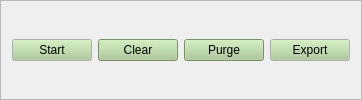
        <widget class="QFrame" name="frame_2">
         <property name="sizePolicy">
          <sizepolicy hsizetype="Expanding" vsizetype="Fixed">
           <horstretch>0</horstretch>
           <verstretch>0</verstretch>
          </sizepolicy>
         </property>
         <property name="frameShape">
          <enum>QFrame::StyledPanel</enum>
         </property>
         <property name="frameShadow">
          <enum>QFrame::Raised</enum>
         </property>
         <layout class="QHBoxLayout" name="horizontalLayout_3">
          <item>
           <widget class="QPushButton" name="Vleck_pushButton_start">
            <property name="sizePolicy">
             <sizepolicy hsizetype="MinimumExpanding" vsizetype="Fixed">
              <horstretch>0</horstretch>
              <verstretch>0</verstretch>
             </sizepolicy>
            </property>
            <property name="palette">
             <palette>
              <active>
               <colorrole role="Button">
                <brush brushstyle="SolidPattern">
                 <color alpha="255">
                  <red>169</red>
                  <green>202</green>
                  <blue>148</blue>
                 </color>
                </brush>
               </colorrole>
              </active>
              <inactive>
               <colorrole role="Button">
                <brush brushstyle="SolidPattern">
                 <color alpha="255">
                  <red>169</red>
                  <green>202</green>
                  <blue>148</blue>
                 </color>
                </brush>
               </colorrole>
              </inactive>
              <disabled>
               <colorrole role="Button">
                <brush brushstyle="SolidPattern">
                 <color alpha="255">
                  <red>169</red>
                  <green>202</green>
                  <blue>148</blue>
                 </color>
                </brush>
               </colorrole>
              </disabled>
             </palette>
            </property>
            <property name="toolTip">
             <string>This section performs the Van Vleck Simulation of the Dipolar line Width.

The simulation results are identical to two published papers:
1- Lattice locations of 8Li in Cu, Hyperfine Interactions 120/121 (1999) 419–422.
2- Location of 12B in Al and Cu, Phys Rev B 13, 34 (1976).
Please contact me If you get different results.

The source code of this calculation is originally written by S. Tabara,
and adapted for bnmroffice by H. Saadaoui.</string>
            </property>
            <property name="text">
             <string>Start</string>
            </property>
           </widget>
          </item>
          <item>
           <widget class="QPushButton" name="Vleck_pushButton_clear">
            <property name="sizePolicy">
             <sizepolicy hsizetype="MinimumExpanding" vsizetype="Fixed">
              <horstretch>0</horstretch>
              <verstretch>0</verstretch>
             </sizepolicy>
            </property>
            <property name="palette">
             <palette>
              <active>
               <colorrole role="WindowText">
                <brush brushstyle="SolidPattern">
                 <color alpha="255">
                  <red>0</red>
                  <green>0</green>
                  <blue>0</blue>
                 </color>
                </brush>
               </colorrole>
               <colorrole role="Button">
                <brush brushstyle="SolidPattern">
                 <color alpha="255">
                  <red>168</red>
                  <green>201</green>
                  <blue>147</blue>
                 </color>
                </brush>
               </colorrole>
               <colorrole role="Light">
                <brush brushstyle="SolidPattern">
                 <color alpha="255">
                  <red>242</red>
                  <green>255</green>
                  <blue>233</blue>
                 </color>
                </brush>
               </colorrole>
               <colorrole role="Midlight">
                <brush brushstyle="SolidPattern">
                 <color alpha="255">
                  <red>205</red>
                  <green>228</green>
                  <blue>190</blue>
                 </color>
                </brush>
               </colorrole>
               <colorrole role="Dark">
                <brush brushstyle="SolidPattern">
                 <color alpha="255">
                  <red>84</red>
                  <green>100</green>
                  <blue>73</blue>
                 </color>
                </brush>
               </colorrole>
               <colorrole role="Mid">
                <brush brushstyle="SolidPattern">
                 <color alpha="255">
                  <red>112</red>
                  <green>134</green>
                  <blue>98</blue>
                 </color>
                </brush>
               </colorrole>
               <colorrole role="Text">
                <brush brushstyle="SolidPattern">
                 <color alpha="255">
                  <red>0</red>
                  <green>0</green>
                  <blue>0</blue>
                 </color>
                </brush>
               </colorrole>
               <colorrole role="BrightText">
                <brush brushstyle="SolidPattern">
                 <color alpha="255">
                  <red>255</red>
                  <green>255</green>
                  <blue>255</blue>
                 </color>
                </brush>
               </colorrole>
               <colorrole role="ButtonText">
                <brush brushstyle="SolidPattern">
                 <color alpha="255">
                  <red>0</red>
                  <green>0</green>
                  <blue>0</blue>
                 </color>
                </brush>
               </colorrole>
               <colorrole role="Base">
                <brush brushstyle="SolidPattern">
                 <color alpha="255">
                  <red>255</red>
                  <green>255</green>
                  <blue>255</blue>
                 </color>
                </brush>
               </colorrole>
               <colorrole role="Window">
                <brush brushstyle="SolidPattern">
                 <color alpha="255">
                  <red>168</red>
                  <green>201</green>
                  <blue>147</blue>
                 </color>
                </brush>
               </colorrole>
               <colorrole role="Shadow">
                <brush brushstyle="SolidPattern">
                 <color alpha="255">
                  <red>0</red>
                  <green>0</green>
                  <blue>0</blue>
                 </color>
                </brush>
               </colorrole>
               <colorrole role="AlternateBase">
                <brush brushstyle="SolidPattern">
                 <color alpha="255">
                  <red>211</red>
                  <green>228</green>
                  <blue>201</blue>
                 </color>
                </brush>
               </colorrole>
               <colorrole role="ToolTipBase">
                <brush brushstyle="SolidPattern">
                 <color alpha="255">
                  <red>255</red>
                  <green>255</green>
                  <blue>220</blue>
                 </color>
                </brush>
               </colorrole>
               <colorrole role="ToolTipText">
                <brush brushstyle="SolidPattern">
                 <color alpha="255">
                  <red>0</red>
                  <green>0</green>
                  <blue>0</blue>
                 </color>
                </brush>
               </colorrole>
              </active>
              <inactive>
               <colorrole role="WindowText">
                <brush brushstyle="SolidPattern">
                 <color alpha="255">
                  <red>0</red>
                  <green>0</green>
                  <blue>0</blue>
                 </color>
                </brush>
               </colorrole>
               <colorrole role="Button">
                <brush brushstyle="SolidPattern">
                 <color alpha="255">
                  <red>168</red>
                  <green>201</green>
                  <blue>147</blue>
                 </color>
                </brush>
               </colorrole>
               <colorrole role="Light">
                <brush brushstyle="SolidPattern">
                 <color alpha="255">
                  <red>242</red>
                  <green>255</green>
                  <blue>233</blue>
                 </color>
                </brush>
               </colorrole>
               <colorrole role="Midlight">
                <brush brushstyle="SolidPattern">
                 <color alpha="255">
                  <red>205</red>
                  <green>228</green>
                  <blue>190</blue>
                 </color>
                </brush>
               </colorrole>
               <colorrole role="Dark">
                <brush brushstyle="SolidPattern">
                 <color alpha="255">
                  <red>84</red>
                  <green>100</green>
                  <blue>73</blue>
                 </color>
                </brush>
               </colorrole>
               <colorrole role="Mid">
                <brush brushstyle="SolidPattern">
                 <color alpha="255">
                  <red>112</red>
                  <green>134</green>
                  <blue>98</blue>
                 </color>
                </brush>
               </colorrole>
               <colorrole role="Text">
                <brush brushstyle="SolidPattern">
                 <color alpha="255">
                  <red>0</red>
                  <green>0</green>
                  <blue>0</blue>
                 </color>
                </brush>
               </colorrole>
               <colorrole role="BrightText">
                <brush brushstyle="SolidPattern">
                 <color alpha="255">
                  <red>255</red>
                  <green>255</green>
                  <blue>255</blue>
                 </color>
                </brush>
               </colorrole>
               <colorrole role="ButtonText">
                <brush brushstyle="SolidPattern">
                 <color alpha="255">
                  <red>0</red>
                  <green>0</green>
                  <blue>0</blue>
                 </color>
                </brush>
               </colorrole>
               <colorrole role="Base">
                <brush brushstyle="SolidPattern">
                 <color alpha="255">
                  <red>255</red>
                  <green>255</green>
                  <blue>255</blue>
                 </color>
                </brush>
               </colorrole>
               <colorrole role="Window">
                <brush brushstyle="SolidPattern">
                 <color alpha="255">
                  <red>168</red>
                  <green>201</green>
                  <blue>147</blue>
                 </color>
                </brush>
               </colorrole>
               <colorrole role="Shadow">
                <brush brushstyle="SolidPattern">
                 <color alpha="255">
                  <red>0</red>
                  <green>0</green>
                  <blue>0</blue>
                 </color>
                </brush>
               </colorrole>
               <colorrole role="AlternateBase">
                <brush brushstyle="SolidPattern">
                 <color alpha="255">
                  <red>211</red>
                  <green>228</green>
                  <blue>201</blue>
                 </color>
                </brush>
               </colorrole>
               <colorrole role="ToolTipBase">
                <brush brushstyle="SolidPattern">
                 <color alpha="255">
                  <red>255</red>
                  <green>255</green>
                  <blue>220</blue>
                 </color>
                </brush>
               </colorrole>
               <colorrole role="ToolTipText">
                <brush brushstyle="SolidPattern">
                 <color alpha="255">
                  <red>0</red>
                  <green>0</green>
                  <blue>0</blue>
                 </color>
                </brush>
               </colorrole>
              </inactive>
              <disabled>
               <colorrole role="WindowText">
                <brush brushstyle="SolidPattern">
                 <color alpha="255">
                  <red>84</red>
                  <green>100</green>
                  <blue>73</blue>
                 </color>
                </brush>
               </colorrole>
               <colorrole role="Button">
                <brush brushstyle="SolidPattern">
                 <color alpha="255">
                  <red>168</red>
                  <green>201</green>
                  <blue>147</blue>
                 </color>
                </brush>
               </colorrole>
               <colorrole role="Light">
                <brush brushstyle="SolidPattern">
                 <color alpha="255">
                  <red>242</red>
                  <green>255</green>
                  <blue>233</blue>
                 </color>
                </brush>
               </colorrole>
               <colorrole role="Midlight">
                <brush brushstyle="SolidPattern">
                 <color alpha="255">
                  <red>205</red>
                  <green>228</green>
                  <blue>190</blue>
                 </color>
                </brush>
               </colorrole>
               <colorrole role="Dark">
                <brush brushstyle="SolidPattern">
                 <color alpha="255">
                  <red>84</red>
                  <green>100</green>
                  <blue>73</blue>
                 </color>
                </brush>
               </colorrole>
               <colorrole role="Mid">
                <brush brushstyle="SolidPattern">
                 <color alpha="255">
                  <red>112</red>
                  <green>134</green>
                  <blue>98</blue>
                 </color>
                </brush>
               </colorrole>
               <colorrole role="Text">
                <brush brushstyle="SolidPattern">
                 <color alpha="255">
                  <red>84</red>
                  <green>100</green>
                  <blue>73</blue>
                 </color>
                </brush>
               </colorrole>
               <colorrole role="BrightText">
                <brush brushstyle="SolidPattern">
                 <color alpha="255">
                  <red>255</red>
                  <green>255</green>
                  <blue>255</blue>
                 </color>
                </brush>
               </colorrole>
               <colorrole role="ButtonText">
                <brush brushstyle="SolidPattern">
                 <color alpha="255">
                  <red>84</red>
                  <green>100</green>
                  <blue>73</blue>
                 </color>
                </brush>
               </colorrole>
               <colorrole role="Base">
                <brush brushstyle="SolidPattern">
                 <color alpha="255">
                  <red>168</red>
                  <green>201</green>
                  <blue>147</blue>
                 </color>
                </brush>
               </colorrole>
               <colorrole role="Window">
                <brush brushstyle="SolidPattern">
                 <color alpha="255">
                  <red>168</red>
                  <green>201</green>
                  <blue>147</blue>
                 </color>
                </brush>
               </colorrole>
               <colorrole role="Shadow">
                <brush brushstyle="SolidPattern">
                 <color alpha="255">
                  <red>0</red>
                  <green>0</green>
                  <blue>0</blue>
                 </color>
                </brush>
               </colorrole>
               <colorrole role="AlternateBase">
                <brush brushstyle="SolidPattern">
                 <color alpha="255">
                  <red>168</red>
                  <green>201</green>
                  <blue>147</blue>
                 </color>
                </brush>
               </colorrole>
               <colorrole role="ToolTipBase">
                <brush brushstyle="SolidPattern">
                 <color alpha="255">
                  <red>255</red>
                  <green>255</green>
                  <blue>220</blue>
                 </color>
                </brush>
               </colorrole>
               <colorrole role="ToolTipText">
                <brush brushstyle="SolidPattern">
                 <color alpha="255">
                  <red>0</red>
                  <green>0</green>
                  <blue>0</blue>
                 </color>
                </brush>
               </colorrole>
              </disabled>
             </palette>
            </property>
            <property name="text">
             <string>Clear</string>
            </property>
           </widget>
          </item>
          <item>
           <widget class="QPushButton" name="Vleck_pushButton_purge">
            <property name="sizePolicy">
             <sizepolicy hsizetype="MinimumExpanding" vsizetype="Fixed">
              <horstretch>0</horstretch>
              <verstretch>0</verstretch>
             </sizepolicy>
            </property>
            <property name="palette">
             <palette>
              <active>
               <colorrole role="WindowText">
                <brush brushstyle="SolidPattern">
                 <color alpha="255">
                  <red>0</red>
                  <green>0</green>
                  <blue>0</blue>
                 </color>
                </brush>
               </colorrole>
               <colorrole role="Button">
                <brush brushstyle="SolidPattern">
                 <color alpha="255">
                  <red>168</red>
                  <green>201</green>
                  <blue>147</blue>
                 </color>
                </brush>
               </colorrole>
               <colorrole role="Light">
                <brush brushstyle="SolidPattern">
                 <color alpha="255">
                  <red>242</red>
                  <green>255</green>
                  <blue>233</blue>
                 </color>
                </brush>
               </colorrole>
               <colorrole role="Midlight">
                <brush brushstyle="SolidPattern">
                 <color alpha="255">
                  <red>205</red>
                  <green>228</green>
                  <blue>190</blue>
                 </color>
                </brush>
               </colorrole>
               <colorrole role="Dark">
                <brush brushstyle="SolidPattern">
                 <color alpha="255">
                  <red>84</red>
                  <green>100</green>
                  <blue>73</blue>
                 </color>
                </brush>
               </colorrole>
               <colorrole role="Mid">
                <brush brushstyle="SolidPattern">
                 <color alpha="255">
                  <red>112</red>
                  <green>134</green>
                  <blue>98</blue>
                 </color>
                </brush>
               </colorrole>
               <colorrole role="Text">
                <brush brushstyle="SolidPattern">
                 <color alpha="255">
                  <red>0</red>
                  <green>0</green>
                  <blue>0</blue>
                 </color>
                </brush>
               </colorrole>
               <colorrole role="BrightText">
                <brush brushstyle="SolidPattern">
                 <color alpha="255">
                  <red>255</red>
                  <green>255</green>
                  <blue>255</blue>
                 </color>
                </brush>
               </colorrole>
               <colorrole role="ButtonText">
                <brush brushstyle="SolidPattern">
                 <color alpha="255">
                  <red>0</red>
                  <green>0</green>
                  <blue>0</blue>
                 </color>
                </brush>
               </colorrole>
               <colorrole role="Base">
                <brush brushstyle="SolidPattern">
                 <color alpha="255">
                  <red>255</red>
                  <green>255</green>
                  <blue>255</blue>
                 </color>
                </brush>
               </colorrole>
               <colorrole role="Window">
                <brush brushstyle="SolidPattern">
                 <color alpha="255">
                  <red>168</red>
                  <green>201</green>
                  <blue>147</blue>
                 </color>
                </brush>
               </colorrole>
               <colorrole role="Shadow">
                <brush brushstyle="SolidPattern">
                 <color alpha="255">
                  <red>0</red>
                  <green>0</green>
                  <blue>0</blue>
                 </color>
                </brush>
               </colorrole>
               <colorrole role="AlternateBase">
                <brush brushstyle="SolidPattern">
                 <color alpha="255">
                  <red>211</red>
                  <green>228</green>
                  <blue>201</blue>
                 </color>
                </brush>
               </colorrole>
               <colorrole role="ToolTipBase">
                <brush brushstyle="SolidPattern">
                 <color alpha="255">
                  <red>255</red>
                  <green>255</green>
                  <blue>220</blue>
                 </color>
                </brush>
               </colorrole>
               <colorrole role="ToolTipText">
                <brush brushstyle="SolidPattern">
                 <color alpha="255">
                  <red>0</red>
                  <green>0</green>
                  <blue>0</blue>
                 </color>
                </brush>
               </colorrole>
              </active>
              <inactive>
               <colorrole role="WindowText">
                <brush brushstyle="SolidPattern">
                 <color alpha="255">
                  <red>0</red>
                  <green>0</green>
                  <blue>0</blue>
                 </color>
                </brush>
               </colorrole>
               <colorrole role="Button">
                <brush brushstyle="SolidPattern">
                 <color alpha="255">
                  <red>168</red>
                  <green>201</green>
                  <blue>147</blue>
                 </color>
                </brush>
               </colorrole>
               <colorrole role="Light">
                <brush brushstyle="SolidPattern">
                 <color alpha="255">
                  <red>242</red>
                  <green>255</green>
                  <blue>233</blue>
                 </color>
                </brush>
               </colorrole>
               <colorrole role="Midlight">
                <brush brushstyle="SolidPattern">
                 <color alpha="255">
                  <red>205</red>
                  <green>228</green>
                  <blue>190</blue>
                 </color>
                </brush>
               </colorrole>
               <colorrole role="Dark">
                <brush brushstyle="SolidPattern">
                 <color alpha="255">
                  <red>84</red>
                  <green>100</green>
                  <blue>73</blue>
                 </color>
                </brush>
               </colorrole>
               <colorrole role="Mid">
                <brush brushstyle="SolidPattern">
                 <color alpha="255">
                  <red>112</red>
                  <green>134</green>
                  <blue>98</blue>
                 </color>
                </brush>
               </colorrole>
               <colorrole role="Text">
                <brush brushstyle="SolidPattern">
                 <color alpha="255">
                  <red>0</red>
                  <green>0</green>
                  <blue>0</blue>
                 </color>
                </brush>
               </colorrole>
               <colorrole role="BrightText">
                <brush brushstyle="SolidPattern">
                 <color alpha="255">
                  <red>255</red>
                  <green>255</green>
                  <blue>255</blue>
                 </color>
                </brush>
               </colorrole>
               <colorrole role="ButtonText">
                <brush brushstyle="SolidPattern">
                 <color alpha="255">
                  <red>0</red>
                  <green>0</green>
                  <blue>0</blue>
                 </color>
                </brush>
               </colorrole>
               <colorrole role="Base">
                <brush brushstyle="SolidPattern">
                 <color alpha="255">
                  <red>255</red>
                  <green>255</green>
                  <blue>255</blue>
                 </color>
                </brush>
               </colorrole>
               <colorrole role="Window">
                <brush brushstyle="SolidPattern">
                 <color alpha="255">
                  <red>168</red>
                  <green>201</green>
                  <blue>147</blue>
                 </color>
                </brush>
               </colorrole>
               <colorrole role="Shadow">
                <brush brushstyle="SolidPattern">
                 <color alpha="255">
                  <red>0</red>
                  <green>0</green>
                  <blue>0</blue>
                 </color>
                </brush>
               </colorrole>
               <colorrole role="AlternateBase">
                <brush brushstyle="SolidPattern">
                 <color alpha="255">
                  <red>211</red>
                  <green>228</green>
                  <blue>201</blue>
                 </color>
                </brush>
               </colorrole>
               <colorrole role="ToolTipBase">
                <brush brushstyle="SolidPattern">
                 <color alpha="255">
                  <red>255</red>
                  <green>255</green>
                  <blue>220</blue>
                 </color>
                </brush>
               </colorrole>
               <colorrole role="ToolTipText">
                <brush brushstyle="SolidPattern">
                 <color alpha="255">
                  <red>0</red>
                  <green>0</green>
                  <blue>0</blue>
                 </color>
                </brush>
               </colorrole>
              </inactive>
              <disabled>
               <colorrole role="WindowText">
                <brush brushstyle="SolidPattern">
                 <color alpha="255">
                  <red>84</red>
                  <green>100</green>
                  <blue>73</blue>
                 </color>
                </brush>
               </colorrole>
               <colorrole role="Button">
                <brush brushstyle="SolidPattern">
                 <color alpha="255">
                  <red>168</red>
                  <green>201</green>
                  <blue>147</blue>
                 </color>
                </brush>
               </colorrole>
               <colorrole role="Light">
                <brush brushstyle="SolidPattern">
                 <color alpha="255">
                  <red>242</red>
                  <green>255</green>
                  <blue>233</blue>
                 </color>
                </brush>
               </colorrole>
               <colorrole role="Midlight">
                <brush brushstyle="SolidPattern">
                 <color alpha="255">
                  <red>205</red>
                  <green>228</green>
                  <blue>190</blue>
                 </color>
                </brush>
               </colorrole>
               <colorrole role="Dark">
                <brush brushstyle="SolidPattern">
                 <color alpha="255">
                  <red>84</red>
                  <green>100</green>
                  <blue>73</blue>
                 </color>
                </brush>
               </colorrole>
               <colorrole role="Mid">
                <brush brushstyle="SolidPattern">
                 <color alpha="255">
                  <red>112</red>
                  <green>134</green>
                  <blue>98</blue>
                 </color>
                </brush>
               </colorrole>
               <colorrole role="Text">
                <brush brushstyle="SolidPattern">
                 <color alpha="255">
                  <red>84</red>
                  <green>100</green>
                  <blue>73</blue>
                 </color>
                </brush>
               </colorrole>
               <colorrole role="BrightText">
                <brush brushstyle="SolidPattern">
                 <color alpha="255">
                  <red>255</red>
                  <green>255</green>
                  <blue>255</blue>
                 </color>
                </brush>
               </colorrole>
               <colorrole role="ButtonText">
                <brush brushstyle="SolidPattern">
                 <color alpha="255">
                  <red>84</red>
                  <green>100</green>
                  <blue>73</blue>
                 </color>
                </brush>
               </colorrole>
               <colorrole role="Base">
                <brush brushstyle="SolidPattern">
                 <color alpha="255">
                  <red>168</red>
                  <green>201</green>
                  <blue>147</blue>
                 </color>
                </brush>
               </colorrole>
               <colorrole role="Window">
                <brush brushstyle="SolidPattern">
                 <color alpha="255">
                  <red>168</red>
                  <green>201</green>
                  <blue>147</blue>
                 </color>
                </brush>
               </colorrole>
               <colorrole role="Shadow">
                <brush brushstyle="SolidPattern">
                 <color alpha="255">
                  <red>0</red>
                  <green>0</green>
                  <blue>0</blue>
                 </color>
                </brush>
               </colorrole>
               <colorrole role="AlternateBase">
                <brush brushstyle="SolidPattern">
                 <color alpha="255">
                  <red>168</red>
                  <green>201</green>
                  <blue>147</blue>
                 </color>
                </brush>
               </colorrole>
               <colorrole role="ToolTipBase">
                <brush brushstyle="SolidPattern">
                 <color alpha="255">
                  <red>255</red>
                  <green>255</green>
                  <blue>220</blue>
                 </color>
                </brush>
               </colorrole>
               <colorrole role="ToolTipText">
                <brush brushstyle="SolidPattern">
                 <color alpha="255">
                  <red>0</red>
                  <green>0</green>
                  <blue>0</blue>
                 </color>
                </brush>
               </colorrole>
              </disabled>
             </palette>
            </property>
            <property name="text">
             <string>Purge</string>
            </property>
           </widget>
          </item>
          <item>
           <widget class="QPushButton" name="Vleck_pushButton_export">
            <property name="sizePolicy">
             <sizepolicy hsizetype="MinimumExpanding" vsizetype="Fixed">
              <horstretch>0</horstretch>
              <verstretch>0</verstretch>
             </sizepolicy>
            </property>
            <property name="palette">
             <palette>
              <active>
               <colorrole role="Button">
                <brush brushstyle="SolidPattern">
                 <color alpha="255">
                  <red>169</red>
                  <green>202</green>
                  <blue>148</blue>
                 </color>
                </brush>
               </colorrole>
              </active>
              <inactive>
               <colorrole role="Button">
                <brush brushstyle="SolidPattern">
                 <color alpha="255">
                  <red>169</red>
                  <green>202</green>
                  <blue>148</blue>
                 </color>
                </brush>
               </colorrole>
              </inactive>
              <disabled>
               <colorrole role="Button">
                <brush brushstyle="SolidPattern">
                 <color alpha="255">
                  <red>169</red>
                  <green>202</green>
                  <blue>148</blue>
                 </color>
                </brush>
               </colorrole>
              </disabled>
             </palette>
            </property>
            <property name="text">
             <string>Export</string>
            </property>
           </widget>
          </item>
         </layout>
        </widget>
